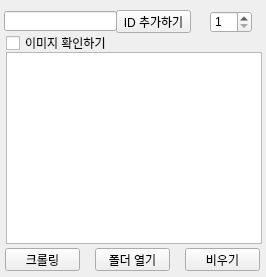
<?xml version="1.0" encoding="UTF-8"?>
<ui version="4.0">
 <class>MainWindow</class>
 <widget class="QMainWindow" name="MainWindow">
  <property name="enabled">
   <bool>true</bool>
  </property>
  <property name="geometry">
   <rect>
    <x>0</x>
    <y>0</y>
    <width>266</width>
    <height>277</height>
   </rect>
  </property>
  <property name="sizePolicy">
   <sizepolicy hsizetype="Preferred" vsizetype="Preferred">
    <horstretch>0</horstretch>
    <verstretch>0</verstretch>
   </sizepolicy>
  </property>
  <property name="windowTitle">
   <string>Tweeter Crawler</string>
  </property>
  <property name="windowIcon">
   <iconset>
    <normaloff>python.ico</normaloff>python.ico</iconset>
  </property>
  <property name="tabShape">
   <enum>QTabWidget::Rounded</enum>
  </property>
  <widget class="QWidget" name="centralwidget">
   <widget class="QPushButton" name="btnAdd">
    <property name="geometry">
     <rect>
      <x>116</x>
      <y>10</y>
      <width>75</width>
      <height>23</height>
     </rect>
    </property>
    <property name="text">
     <string>ID 추가하기</string>
    </property>
   </widget>
   <widget class="QLineEdit" name="txtInput">
    <property name="geometry">
     <rect>
      <x>4</x>
      <y>11</y>
      <width>113</width>
      <height>20</height>
     </rect>
    </property>
   </widget>
   <widget class="QPushButton" name="btnCrawl">
    <property name="geometry">
     <rect>
      <x>5</x>
      <y>248</y>
      <width>75</width>
      <height>23</height>
     </rect>
    </property>
    <property name="text">
     <string>크롤링</string>
    </property>
   </widget>
   <widget class="QPushButton" name="btnClear">
    <property name="geometry">
     <rect>
      <x>185</x>
      <y>248</y>
      <width>75</width>
      <height>23</height>
     </rect>
    </property>
    <property name="text">
     <string>비우기</string>
    </property>
   </widget>
   <widget class="QPushButton" name="btnOpenExplorer">
    <property name="geometry">
     <rect>
      <x>95</x>
      <y>248</y>
      <width>75</width>
      <height>23</height>
     </rect>
    </property>
    <property name="text">
     <string>폴더 열기</string>
    </property>
   </widget>
   <widget class="QCheckBox" name="chkCheckImage">
    <property name="geometry">
     <rect>
      <x>6</x>
      <y>35</y>
      <width>131</width>
      <height>16</height>
     </rect>
    </property>
    <property name="text">
     <string>이미지 확인하기</string>
    </property>
   </widget>
   <widget class="QListWidget" name="lstUsers">
    <property name="geometry">
     <rect>
      <x>6</x>
      <y>52</y>
      <width>256</width>
      <height>192</height>
     </rect>
    </property>
   </widget>
   <widget class="QSpinBox" name="spChunk">
    <property name="geometry">
     <rect>
      <x>210</x>
      <y>11</y>
      <width>42</width>
      <height>22</height>
     </rect>
    </property>
    <property name="minimum">
     <number>1</number>
    </property>
    <property name="maximum">
     <number>200</number>
    </property>
   </widget>
  </widget>
 </widget>
 <resources/>
 <connections/>
</ui>
